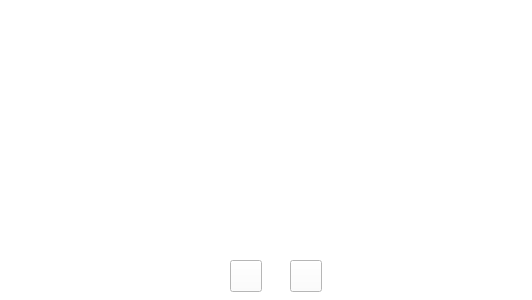
<?xml version="1.0" encoding="UTF-8"?>
<ui version="4.0">
 <class>Form</class>
 <widget class="QWidget" name="Form">
  <property name="geometry">
   <rect>
    <x>0</x>
    <y>0</y>
    <width>532</width>
    <height>300</height>
   </rect>
  </property>
  <property name="minimumSize">
   <size>
    <width>532</width>
    <height>300</height>
   </size>
  </property>
  <property name="maximumSize">
   <size>
    <width>532</width>
    <height>300</height>
   </size>
  </property>
  <property name="windowTitle">
   <string>Recording</string>
  </property>
  <property name="windowIcon">
   <iconset resource="../ico/icons.qrc">
    <normaloff>:/icons/form_logo</normaloff>:/icons/form_logo</iconset>
  </property>
  <property name="styleSheet">
   <string notr="true">background:white</string>
  </property>
  <widget class="QPushButton" name="play_pause_btn">
   <property name="geometry">
    <rect>
     <x>230</x>
     <y>260</y>
     <width>32</width>
     <height>32</height>
    </rect>
   </property>
   <property name="text">
    <string/>
   </property>
   <property name="icon">
    <iconset resource="../ico/icons.qrc">
     <normaloff>:/icons/play</normaloff>:/icons/play</iconset>
   </property>
   <property name="iconSize">
    <size>
     <width>32</width>
     <height>32</height>
    </size>
   </property>
  </widget>
  <widget class="QPushButton" name="stop_btn">
   <property name="geometry">
    <rect>
     <x>290</x>
     <y>260</y>
     <width>32</width>
     <height>32</height>
    </rect>
   </property>
   <property name="text">
    <string/>
   </property>
   <property name="icon">
    <iconset resource="../ico/icons.qrc">
     <normaloff>:/icons/stop</normaloff>:/icons/stop</iconset>
   </property>
   <property name="iconSize">
    <size>
     <width>32</width>
     <height>32</height>
    </size>
   </property>
  </widget>
 </widget>
 <resources>
  <include location="../ico/icons.qrc"/>
 </resources>
 <connections/>
</ui>
